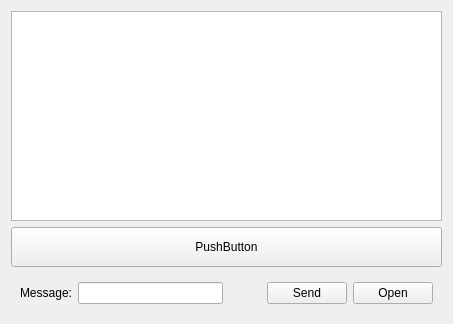
<?xml version="1.0" encoding="UTF-8"?>
<ui version="4.0">
 <class>ClientChatWidget</class>
 <widget class="QWidget" name="ClientChatWidget">
  <property name="geometry">
   <rect>
    <x>0</x>
    <y>0</y>
    <width>453</width>
    <height>324</height>
   </rect>
  </property>
  <property name="windowTitle">
   <string>Form</string>
  </property>
  <layout class="QVBoxLayout" name="verticalLayout">
   <item>
    <widget class="QListWidget" name="lstMessages"/>
   </item>
   <item>
    <widget class="QPushButton" name="suggestBtn">
     <property name="minimumSize">
      <size>
       <width>0</width>
       <height>40</height>
      </size>
     </property>
     <property name="maximumSize">
      <size>
       <width>500</width>
       <height>16777215</height>
      </size>
     </property>
     <property name="font">
      <font>
       <pointsize>9</pointsize>
      </font>
     </property>
     <property name="text">
      <string>PushButton</string>
     </property>
    </widget>
   </item>
   <item>
    <widget class="QWidget" name="wdgSendMessage" native="true">
     <layout class="QHBoxLayout" name="horizontalLayout" stretch="0,1,0,0,0">
      <item>
       <widget class="QLabel" name="lblMessage">
        <property name="text">
         <string>Message:</string>
        </property>
       </widget>
      </item>
      <item>
       <widget class="QLineEdit" name="lnMessage"/>
      </item>
      <item>
       <widget class="QPushButton" name="recordBtn">
        <property name="cursor">
         <cursorShape>PointingHandCursor</cursorShape>
        </property>
        <property name="styleSheet">
         <string notr="true">border: none</string>
        </property>
        <property name="text">
         <string/>
        </property>
        <property name="icon">
         <iconset resource="../icons.qrc">
          <normaloff>:/icons/record.png</normaloff>:/icons/record.png</iconset>
        </property>
       </widget>
      </item>
      <item>
       <widget class="QPushButton" name="btnSend">
        <property name="cursor">
         <cursorShape>PointingHandCursor</cursorShape>
        </property>
        <property name="styleSheet">
         <string notr="true">background-color: &quot;black&quot;;
color:&quot;white&quot;;</string>
        </property>
        <property name="text">
         <string>Send</string>
        </property>
       </widget>
      </item>
      <item>
       <widget class="QPushButton" name="pushButton">
        <property name="cursor">
         <cursorShape>PointingHandCursor</cursorShape>
        </property>
        <property name="styleSheet">
         <string notr="true">background-color: &quot;black&quot;;
color:&quot;white&quot;</string>
        </property>
        <property name="text">
         <string>Open</string>
        </property>
       </widget>
      </item>
     </layout>
    </widget>
   </item>
  </layout>
 </widget>
 <resources>
  <include location="../icons.qrc"/>
 </resources>
 <connections/>
</ui>
